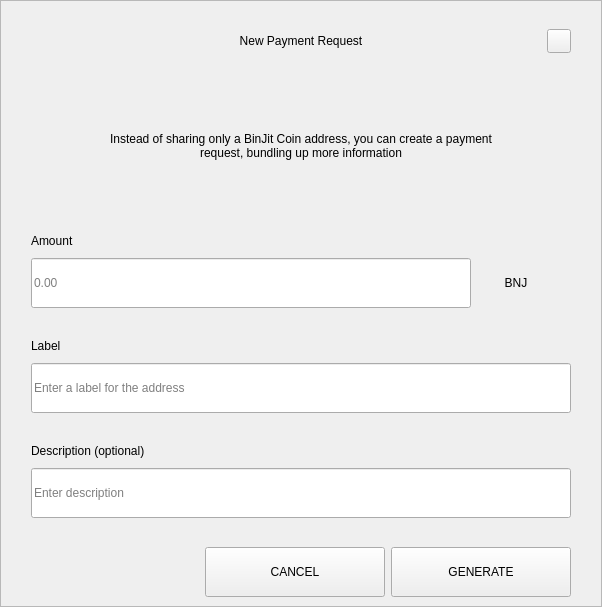
<?xml version="1.0" encoding="UTF-8"?>
<ui version="4.0">
 <class>RequestDialog</class>
 <widget class="QDialog" name="RequestDialog">
  <property name="geometry">
   <rect>
    <x>0</x>
    <y>0</y>
    <width>602</width>
    <height>607</height>
   </rect>
  </property>
  <property name="windowTitle">
   <string>Dialog</string>
  </property>
  <layout class="QVBoxLayout" name="verticalLayout_5">
   <property name="spacing">
    <number>0</number>
   </property>
   <property name="leftMargin">
    <number>0</number>
   </property>
   <property name="topMargin">
    <number>0</number>
   </property>
   <property name="rightMargin">
    <number>0</number>
   </property>
   <property name="bottomMargin">
    <number>0</number>
   </property>
   <item>
    <widget class="QFrame" name="frame">
     <property name="styleSheet">
      <string notr="true"/>
     </property>
     <property name="frameShape">
      <enum>QFrame::StyledPanel</enum>
     </property>
     <property name="frameShadow">
      <enum>QFrame::Raised</enum>
     </property>
     <layout class="QVBoxLayout" name="verticalLayout_4" stretch="1,0,0">
      <property name="spacing">
       <number>0</number>
      </property>
      <property name="leftMargin">
       <number>30</number>
      </property>
      <property name="topMargin">
       <number>20</number>
      </property>
      <property name="rightMargin">
       <number>30</number>
      </property>
      <property name="bottomMargin">
       <number>0</number>
      </property>
      <item>
       <layout class="QHBoxLayout" name="horizontalLayout_3">
        <property name="spacing">
         <number>0</number>
        </property>
        <item>
         <spacer name="horizontalSpacer_21">
          <property name="orientation">
           <enum>Qt::Horizontal</enum>
          </property>
          <property name="sizeHint" stdset="0">
           <size>
            <width>40</width>
            <height>20</height>
           </size>
          </property>
         </spacer>
        </item>
        <item>
         <widget class="QLabel" name="labelTitle">
          <property name="minimumSize">
           <size>
            <width>0</width>
            <height>40</height>
           </size>
          </property>
          <property name="maximumSize">
           <size>
            <width>16777215</width>
            <height>40</height>
           </size>
          </property>
          <property name="styleSheet">
           <string notr="true">padding-left:24px;</string>
          </property>
          <property name="text">
           <string>New Payment Request</string>
          </property>
          <property name="alignment">
           <set>Qt::AlignCenter</set>
          </property>
          <property name="margin">
           <number>7</number>
          </property>
         </widget>
        </item>
        <item>
         <spacer name="horizontalSpacer">
          <property name="orientation">
           <enum>Qt::Horizontal</enum>
          </property>
          <property name="sizeHint" stdset="0">
           <size>
            <width>40</width>
            <height>20</height>
           </size>
          </property>
         </spacer>
        </item>
        <item>
         <widget class="QPushButton" name="btnEsc">
          <property name="minimumSize">
           <size>
            <width>24</width>
            <height>24</height>
           </size>
          </property>
          <property name="maximumSize">
           <size>
            <width>24</width>
            <height>24</height>
           </size>
          </property>
          <property name="focusPolicy">
           <enum>Qt::NoFocus</enum>
          </property>
          <property name="text">
           <string/>
          </property>
         </widget>
        </item>
       </layout>
      </item>
      <item>
       <widget class="QStackedWidget" name="stack">
        <property name="minimumSize">
         <size>
          <width>540</width>
          <height>0</height>
         </size>
        </property>
        <property name="maximumSize">
         <size>
          <width>540</width>
          <height>16777215</height>
         </size>
        </property>
        <property name="currentIndex">
         <number>0</number>
        </property>
        <widget class="QWidget" name="page_1">
         <property name="minimumSize">
          <size>
           <width>540</width>
           <height>0</height>
          </size>
         </property>
         <property name="maximumSize">
          <size>
           <width>540</width>
           <height>16777215</height>
          </size>
         </property>
         <layout class="QVBoxLayout" name="layout1">
          <property name="spacing">
           <number>0</number>
          </property>
          <property name="leftMargin">
           <number>0</number>
          </property>
          <property name="topMargin">
           <number>0</number>
          </property>
          <property name="rightMargin">
           <number>0</number>
          </property>
          <property name="bottomMargin">
           <number>0</number>
          </property>
          <item>
           <spacer name="verticalSpacer_21">
            <property name="orientation">
             <enum>Qt::Vertical</enum>
            </property>
            <property name="sizeType">
             <enum>QSizePolicy::Fixed</enum>
            </property>
            <property name="sizeHint" stdset="0">
             <size>
              <width>20</width>
              <height>30</height>
             </size>
            </property>
           </spacer>
          </item>
          <item alignment="Qt::AlignHCenter">
           <widget class="QLabel" name="labelMessage">
            <property name="minimumSize">
             <size>
              <width>400</width>
              <height>50</height>
             </size>
            </property>
            <property name="text">
             <string>Instead of sharing only a BinJit Coin address, you can create a payment request, bundling up more information</string>
            </property>
            <property name="alignment">
             <set>Qt::AlignCenter</set>
            </property>
            <property name="wordWrap">
             <bool>true</bool>
            </property>
           </widget>
          </item>
          <item alignment="Qt::AlignBottom">
           <widget class="QWidget" name="containerAmount" native="true">
            <layout class="QVBoxLayout" name="verticalLayout">
             <property name="spacing">
              <number>9</number>
             </property>
             <property name="leftMargin">
              <number>0</number>
             </property>
             <property name="topMargin">
              <number>0</number>
             </property>
             <property name="rightMargin">
              <number>0</number>
             </property>
             <property name="bottomMargin">
              <number>0</number>
             </property>
             <item>
              <widget class="QLabel" name="labelSubtitleAmount">
               <property name="minimumSize">
                <size>
                 <width>350</width>
                 <height>16</height>
                </size>
               </property>
               <property name="maximumSize">
                <size>
                 <width>16777215</width>
                 <height>16</height>
                </size>
               </property>
               <property name="text">
                <string>Amount</string>
               </property>
              </widget>
             </item>
             <item alignment="Qt::AlignTop">
              <widget class="QWidget" name="layoutAmount" native="true">
               <layout class="QHBoxLayout" name="horizontalLayout" stretch="2,0">
                <property name="spacing">
                 <number>0</number>
                </property>
                <property name="leftMargin">
                 <number>0</number>
                </property>
                <property name="topMargin">
                 <number>0</number>
                </property>
                <property name="rightMargin">
                 <number>0</number>
                </property>
                <property name="bottomMargin">
                 <number>0</number>
                </property>
                <item>
                 <widget class="QLineEdit" name="lineEditAmount">
                  <property name="minimumSize">
                   <size>
                    <width>0</width>
                    <height>50</height>
                   </size>
                  </property>
                  <property name="maximumSize">
                   <size>
                    <width>16777215</width>
                    <height>50</height>
                   </size>
                  </property>
                  <property name="placeholderText">
                   <string notr="true">0.00</string>
                  </property>
                 </widget>
                </item>
                <item>
                 <widget class="QWidget" name="comboContainer" native="true">
                  <property name="minimumSize">
                   <size>
                    <width>100</width>
                    <height>50</height>
                   </size>
                  </property>
                  <property name="maximumSize">
                   <size>
                    <width>16777215</width>
                    <height>50</height>
                   </size>
                  </property>
                  <layout class="QHBoxLayout" name="horizontalLayout_31">
                   <property name="spacing">
                    <number>0</number>
                   </property>
                   <property name="leftMargin">
                    <number>0</number>
                   </property>
                   <property name="topMargin">
                    <number>0</number>
                   </property>
                   <property name="rightMargin">
                    <number>10</number>
                   </property>
                   <property name="bottomMargin">
                    <number>0</number>
                   </property>
                   <item>
                    <widget class="QLabel" name="comboBoxCoin">
                     <property name="text">
                      <string>BNJ</string>
                     </property>
                     <property name="alignment">
                      <set>Qt::AlignCenter</set>
                     </property>
                    </widget>
                   </item>
                  </layout>
                 </widget>
                </item>
               </layout>
              </widget>
             </item>
            </layout>
           </widget>
          </item>
          <item>
           <spacer name="verticalSpacer_31">
            <property name="orientation">
             <enum>Qt::Vertical</enum>
            </property>
            <property name="sizeType">
             <enum>QSizePolicy::Fixed</enum>
            </property>
            <property name="sizeHint" stdset="0">
             <size>
              <width>20</width>
              <height>30</height>
             </size>
            </property>
           </spacer>
          </item>
          <item>
           <layout class="QVBoxLayout" name="verticalLayoutLabel">
            <property name="spacing">
             <number>9</number>
            </property>
            <item>
             <widget class="QLabel" name="labelSubtitleLabel">
              <property name="minimumSize">
               <size>
                <width>0</width>
                <height>16</height>
               </size>
              </property>
              <property name="maximumSize">
               <size>
                <width>16777215</width>
                <height>16</height>
               </size>
              </property>
              <property name="text">
               <string>Label</string>
              </property>
             </widget>
            </item>
            <item>
             <widget class="QLineEdit" name="lineEditLabel">
              <property name="minimumSize">
               <size>
                <width>0</width>
                <height>50</height>
               </size>
              </property>
              <property name="maximumSize">
               <size>
                <width>16777215</width>
                <height>50</height>
               </size>
              </property>
              <property name="placeholderText">
               <string>Enter a label for the address</string>
              </property>
             </widget>
            </item>
           </layout>
          </item>
          <item>
           <spacer name="verticalSpacer_34">
            <property name="orientation">
             <enum>Qt::Vertical</enum>
            </property>
            <property name="sizeType">
             <enum>QSizePolicy::Fixed</enum>
            </property>
            <property name="sizeHint" stdset="0">
             <size>
              <width>20</width>
              <height>30</height>
             </size>
            </property>
           </spacer>
          </item>
          <item>
           <layout class="QVBoxLayout" name="verticalLayoutDescription">
            <property name="spacing">
             <number>9</number>
            </property>
            <item>
             <widget class="QLabel" name="labelSubtitleDescription">
              <property name="minimumSize">
               <size>
                <width>0</width>
                <height>16</height>
               </size>
              </property>
              <property name="maximumSize">
               <size>
                <width>16777215</width>
                <height>16</height>
               </size>
              </property>
              <property name="text">
               <string>Description (optional)</string>
              </property>
             </widget>
            </item>
            <item>
             <widget class="QLineEdit" name="lineEditDescription">
              <property name="minimumSize">
               <size>
                <width>0</width>
                <height>50</height>
               </size>
              </property>
              <property name="maximumSize">
               <size>
                <width>16777215</width>
                <height>50</height>
               </size>
              </property>
              <property name="placeholderText">
               <string>Enter description</string>
              </property>
             </widget>
            </item>
            <item>
             <spacer name="verticalSpacer_4">
              <property name="orientation">
               <enum>Qt::Vertical</enum>
              </property>
              <property name="sizeType">
               <enum>QSizePolicy::Fixed</enum>
              </property>
              <property name="sizeHint" stdset="0">
               <size>
                <width>20</width>
                <height>20</height>
               </size>
              </property>
             </spacer>
            </item>
           </layout>
          </item>
         </layout>
        </widget>
        <widget class="QWidget" name="page_2">
         <layout class="QVBoxLayout" name="layout2">
          <item>
           <spacer name="verticalSpacer_5">
            <property name="orientation">
             <enum>Qt::Vertical</enum>
            </property>
            <property name="sizeType">
             <enum>QSizePolicy::Fixed</enum>
            </property>
            <property name="sizeHint" stdset="0">
             <size>
              <width>20</width>
              <height>50</height>
             </size>
            </property>
           </spacer>
          </item>
          <item alignment="Qt::AlignHCenter">
           <widget class="QLabel" name="labelQrImg">
            <property name="minimumSize">
             <size>
              <width>260</width>
              <height>260</height>
             </size>
            </property>
            <property name="maximumSize">
             <size>
              <width>260</width>
              <height>260</height>
             </size>
            </property>
            <property name="text">
             <string/>
            </property>
            <property name="alignment">
             <set>Qt::AlignCenter</set>
            </property>
           </widget>
          </item>
          <item>
           <spacer name="verticalSpacer_2">
            <property name="orientation">
             <enum>Qt::Vertical</enum>
            </property>
            <property name="sizeType">
             <enum>QSizePolicy::Fixed</enum>
            </property>
            <property name="sizeHint" stdset="0">
             <size>
              <width>20</width>
              <height>30</height>
             </size>
            </property>
           </spacer>
          </item>
          <item alignment="Qt::AlignHCenter">
           <widget class="QLabel" name="labelAddress">
            <property name="text">
             <string>M6tGR83SQbie1SW72hjcWJvFfip5krte2Z </string>
            </property>
           </widget>
          </item>
          <item>
           <spacer name="verticalSpacer_32">
            <property name="orientation">
             <enum>Qt::Vertical</enum>
            </property>
            <property name="sizeType">
             <enum>QSizePolicy::Expanding</enum>
            </property>
            <property name="sizeHint" stdset="0">
             <size>
              <width>20</width>
              <height>20</height>
             </size>
            </property>
           </spacer>
          </item>
          <item>
           <layout class="QHBoxLayout" name="horizontal">
            <property name="leftMargin">
             <number>20</number>
            </property>
            <property name="rightMargin">
             <number>20</number>
            </property>
            <property name="bottomMargin">
             <number>20</number>
            </property>
            <item>
             <spacer name="horizontalSpacer_4">
              <property name="orientation">
               <enum>Qt::Horizontal</enum>
              </property>
              <property name="sizeHint" stdset="0">
               <size>
                <width>40</width>
                <height>20</height>
               </size>
              </property>
             </spacer>
            </item>
            <item>
             <widget class="QPushButton" name="btnCopyAddress">
              <property name="minimumSize">
               <size>
                <width>180</width>
                <height>50</height>
               </size>
              </property>
              <property name="text">
               <string>COPY ADDRESS</string>
              </property>
             </widget>
            </item>
            <item>
             <widget class="QPushButton" name="btnCopyUrl">
              <property name="minimumSize">
               <size>
                <width>180</width>
                <height>50</height>
               </size>
              </property>
              <property name="text">
               <string>COPY URL</string>
              </property>
             </widget>
            </item>
            <item>
             <spacer name="horizontalSpacer_2">
              <property name="orientation">
               <enum>Qt::Horizontal</enum>
              </property>
              <property name="sizeHint" stdset="0">
               <size>
                <width>40</width>
                <height>20</height>
               </size>
              </property>
             </spacer>
            </item>
           </layout>
          </item>
         </layout>
        </widget>
       </widget>
      </item>
      <item>
       <widget class="QWidget" name="buttonsStack" native="true">
        <layout class="QHBoxLayout" name="horizontalLayout_5">
         <property name="leftMargin">
          <number>20</number>
         </property>
         <property name="rightMargin">
          <number>0</number>
         </property>
         <item>
          <spacer name="horizontalSpacer_41">
           <property name="orientation">
            <enum>Qt::Horizontal</enum>
           </property>
           <property name="sizeHint" stdset="0">
            <size>
             <width>40</width>
             <height>20</height>
            </size>
           </property>
          </spacer>
         </item>
         <item>
          <widget class="QPushButton" name="btnCancel">
           <property name="minimumSize">
            <size>
             <width>180</width>
             <height>50</height>
            </size>
           </property>
           <property name="focusPolicy">
            <enum>Qt::NoFocus</enum>
           </property>
           <property name="text">
            <string>CANCEL</string>
           </property>
          </widget>
         </item>
         <item>
          <widget class="QPushButton" name="btnSave">
           <property name="minimumSize">
            <size>
             <width>180</width>
             <height>50</height>
            </size>
           </property>
           <property name="focusPolicy">
            <enum>Qt::NoFocus</enum>
           </property>
           <property name="text">
            <string>GENERATE</string>
           </property>
          </widget>
         </item>
        </layout>
       </widget>
      </item>
     </layout>
    </widget>
   </item>
  </layout>
 </widget>
 <resources/>
 <connections/>
</ui>
